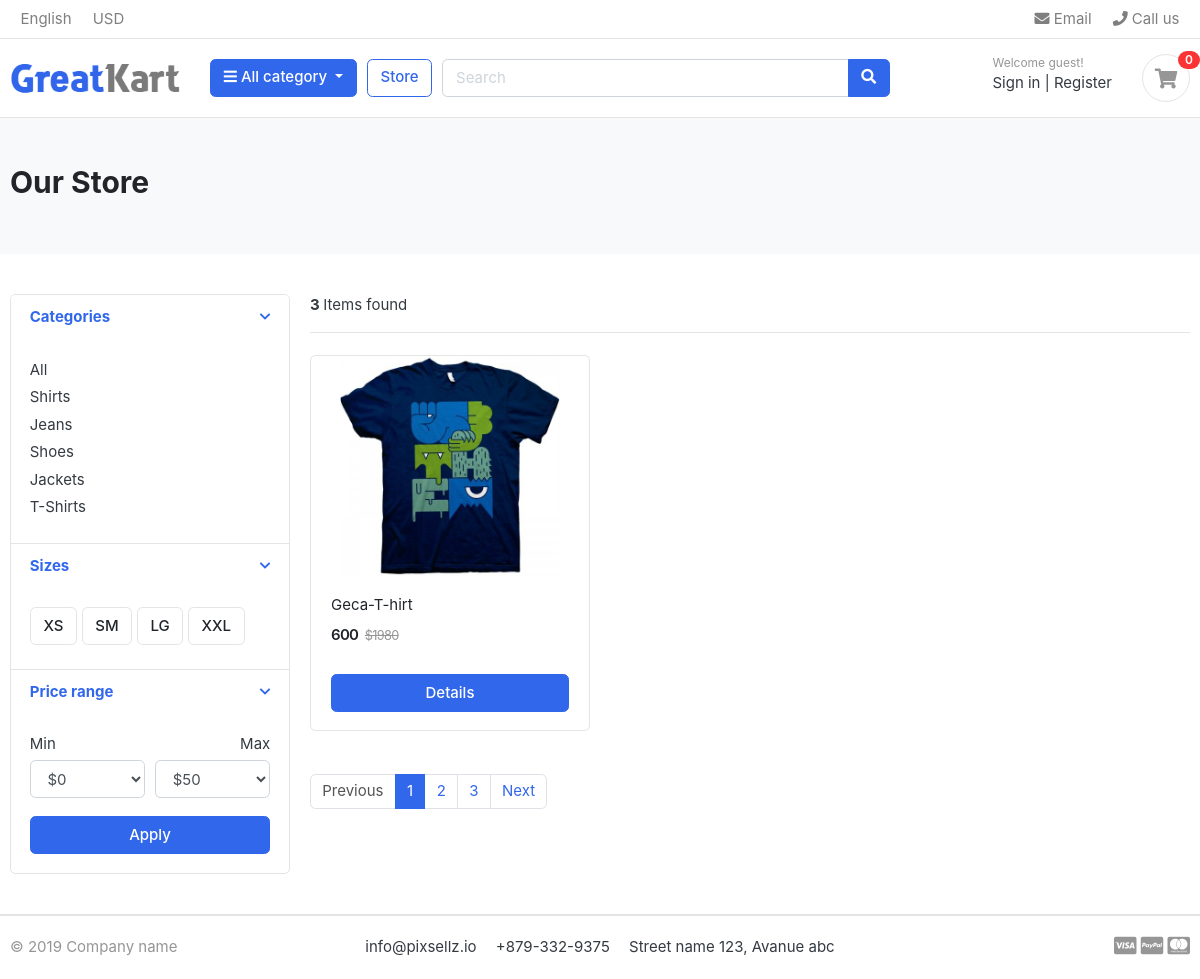
The page /store/ on the database as committed earlier.
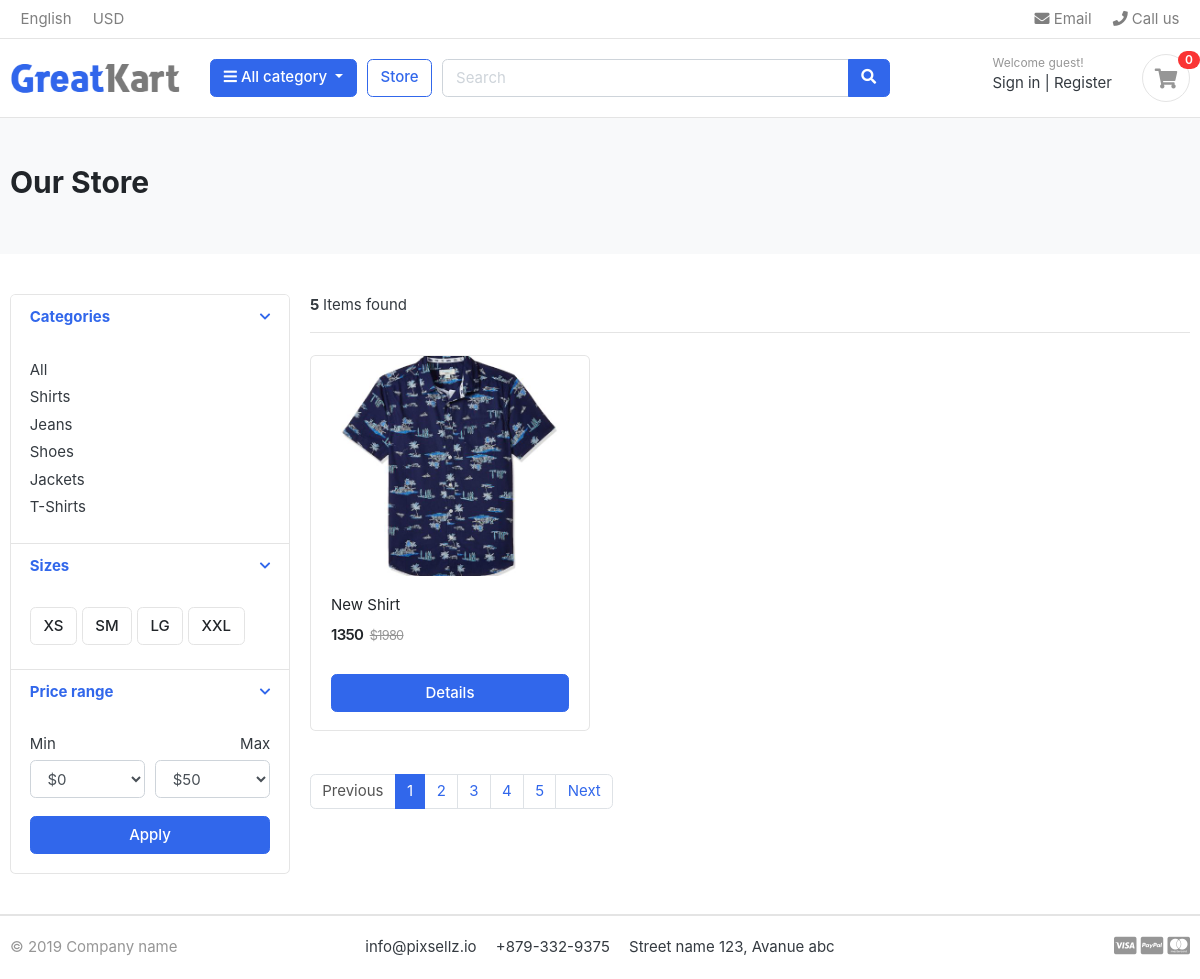
The same page on the database as committed later.
### category/models.py (models this page shows, shortened)
class Category(models.Model):
    category_name = models.CharField(max_length=50,unique=True)
    slug = models.SlugField(max_length=100,unique=True)
    description = models.TextField(max_length=250)
    cat_image = models.ImageField(upload_to='photos/categories', blank=True)
    class Meta:
        verbose_name = 'category'
        verbose_name_plural = 'categories'
    def get_url(self):
            return reverse('products_by_category', args=[self.slug])

### store/models.py (models this page shows, shortened)
class Product(models.Model):
    product_name = models.CharField(max_length=200, unique=True)
    slug = models.SlugField(max_length=200, unique=True)
    product_description=models.TextField(max_length=500, unique=True)
    price = models.IntegerField()
    images = models.ImageField(upload_to='photos/products')
    stock = models.IntegerField()
    is_available = models.BooleanField(default=True)
    category = models.ForeignKey(Category, on_delete=models.CASCADE)
    created_date = models.DateTimeField(auto_now_add=True)
    modified_date= models.DateTimeField(auto_now=True)
    def get_url(self):
        return reverse('product_detail', args=[self.category.slug, self.slug])

### store/views.py (the view)
# urls.py: path('store/', include('store.urls')),
def store(request, category_slug=None):
    products = None
    categories = None
    if category_slug != None:
        categories = get_object_or_404(Category,slug = category_slug)
        products = Product.objects.filter(category = categories, is_available = True).order_by('-created_date')
        paginator = Paginator(products,1)
        page = request.GET.get('page')
        paged_products = paginator.get_page(page)
        product_count = products.count()
    else:
        products = Product.objects.all().filter(is_available = True).order_by('-created_date')
        paginator = Paginator(products,1)
        page = request.GET.get('page')
        paged_products = paginator.get_page(page)
        product_count = products.count()
    context = {
        'products':paged_products,
        'product_count':product_count
    }
    return render(request, 'store/store.html', context)

### carts/context_processors.py (called while the page is built)
def counter(request):
    cart_count = 0
    if 'admin' in request.path:
        return {}
    else:
        try:
            cart = Cart.objects.filter(cart_id=_cart_id(request))
            cart_items= CartItem.objects.all().filter(cart=cart[:1])
            for cart_item in cart_items:
                cart_count = cart_count + cart_item.quantity
        except Cart.DoesNotExist:
            cart_count=0
    return dict(cart_count=cart_count)

### carts/views.py (called while the page is built)
def _cart_id(request):
    cart = request.session.session_key
    if not cart:
        cart = request.session.create()
    return cart

### category/context_processors.py (called while the page is built)
def menu_links(request):
    links = Category.objects.all()
    return dict(links=links)

### templates/store/store.html (shortened to what the changed rows need)
{% extends 'base.html'%}
{% load static %}
{% block content %}
<section class="section-pagetop bg">
    <div class="container">
        {% if 'search' in request.path %}
        <h2 class="title-page">Search Results</h2>
        {%else%}
        <h2 class="title-page">Our Store</h2>
        {% endif%}
    </div>
    </section>
<section class="section-content padding-y">
    <div class="container">
    <div class="row">
        <aside class="col-md-3">
    <div class="card">
        <article class="filter-group">
            <div class="filter-content collapse show" id="collapse_1" style="">
                <div class="card-body">
                    <ul class="list-menu">
                        {% for category in links %}
                    <li><a href="{{ category.get_url }}">{{category.category_name}}</a></li>
                        {% endfor %}
                    </ul>
                </div>
            </div>
        </article>
    </div>
        </aside>
        <main class="col-md-9">
    <header class="border-bottom mb-4 pb-3">
            <div class="form-inline">
                <span class="mr-md-auto"><b> {{ product_count }} </b> Items found </span>
            </div>
    </header>
    <div class="row">
        {% if products %}
        {% for product in products %}
        <div class="col-md-4">
            <figure class="card card-product-grid">
                <div class="img-wrap">
                    <a href="{{ product.get_url }}"><img src="{{product.images.url}}"></a>
                </div>
                <figcaption class="info-wrap">
                    <div class="fix-height">
                        <a href="{{ product.get_url }}" class="title">{{product.product_name}}</a>
                        <div class="price-wrap mt-2">
                            <span class="price">{{product.price}}</span>
                            <del class="price-old">$1980</del>
                        </div>
                    </div>
                    <a href="{{ product.get_url}}" class="btn btn-block btn-primary">Details </a>
                </figcaption>
            </figure>
        </div>
         {% endfor %}
         {% else %}
         <div class="text-center">
         <h2>No products matched your search</h2>
        </div>
        {% endif%}
    </div>
    <nav class="mt-4" aria-label="Page navigation sample">
        {% if products.has_other_pages %}
      <ul class="pagination">
        {% for i in products.paginator.page_range %}
           {% if products.number == i %}
        <li class="page-item active"><a class="page-link" href="#">{{i}}</a></li>
           {% else %}
        <li class="page-item"><a class="page-link" href="?page={{i}}">{{i}}</a></li>
           {% endif %}
        {% endfor%}
      </ul>
       {% endif %}
    </nav>
        </main>
    </div>
    </div>
    </section>
{% endblock %}

Rows that differ between the two databases and show on the page:
no longer on this page (row edited): Product: images (picture), product_name "Geca-T-hirt", price "600"
added Product: images (picture), product_name "New Shirt", price "1350"
Other text that changed with them:
{{ product_count }}: "3" → "5"
new list line: "4"
new list line: "5"
